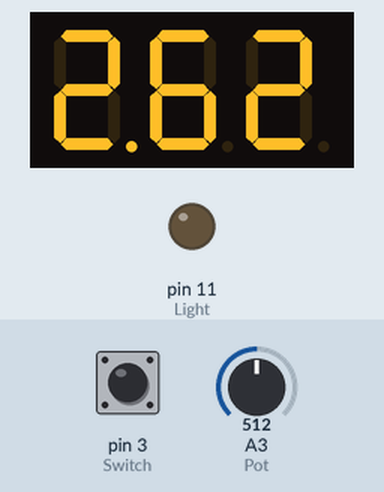
A sketch run on a simulated Arduino Mega 2560, built with avr-gcc and run on an emulated ATmega2560. Parts: 3-digit seven-segment display, output pins drawn as LEDs (lit = HIGH). The inputs (shaded band) are chosen by the test bench; at power-on: pin 3 (Switch) HIGH, A3 (Pot) = 512.

Above: at 1.2 s.
1.3 s: pin 3 (Switch) pulled LOW for 0.15 s
At 1.9 s:
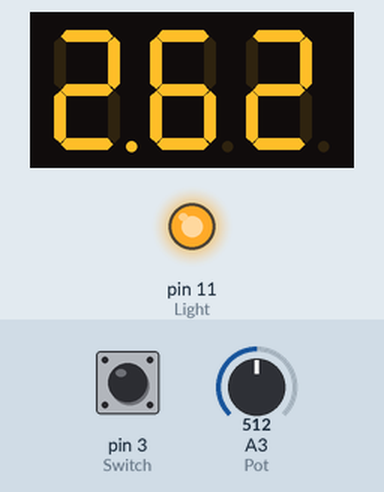
4.4 s: A3 (Pot) set to 716
At 5.5 s:
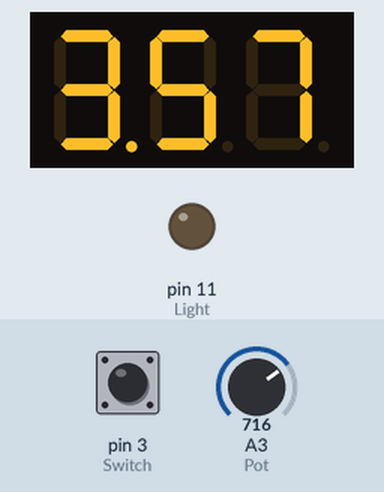
5.9 s: A3 (Pot) set to 900
At 6.6 s:
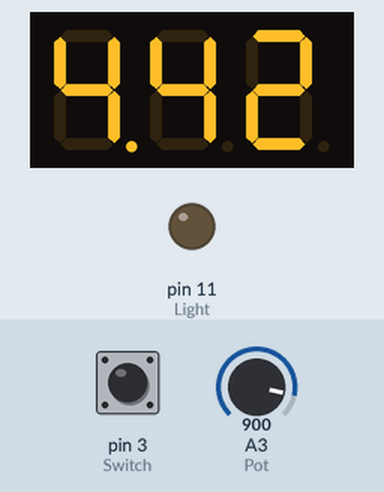
7.4 s: pin 3 (Switch) pulled LOW for 1 s
At 7.8 s:
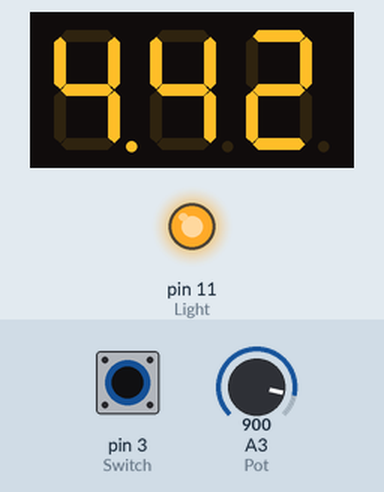
11.4 s: A3 (Pot) set to 1010
At 12.1 s:
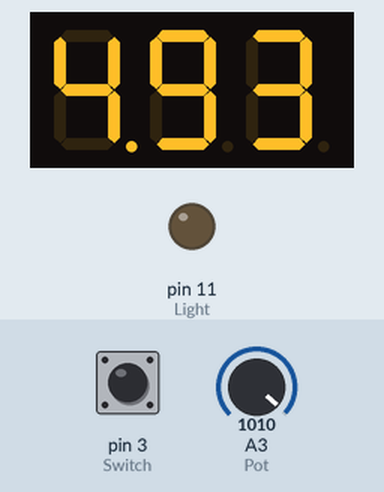
Timing chart, 0 to 14.3 s (numbered marks = the images above; inputs shaded):
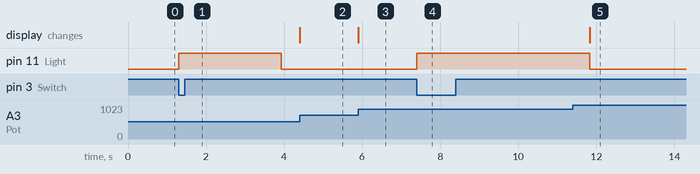

Measured:
- after the input at 1.3 s, pin 11 (Light): LOW → HIGH at once, → LOW 2.6 s later
- after the input at 4.4 s, the display: changes at once (image 2)
- after the input at 5.9 s, the display: changes at once (image 3)
- after the input at 7.4 s, pin 11 (Light): LOW → HIGH at once
- after the input at 11.4 s, the display: changes after 0.43 s (image 5)

The sketch:

LED_Testing_Timer.ino
```cpp
#include <SevSeg.h>
#include <math.h>

//Pins for testing using an Arduino Mega
//Pins for 7-Segment Display
#define A  53
#define B  51
#define C  49
#define D  47
#define E  45
#define F  43
#define G 41
#define DP 39
#define One 52
#define Two 50
#define Three 48

//Pins for other functions
#define Pot A3
#define Light 11
#define Switch 3

//Initializations
SevSeg timeDisplay;
int duration = 500; //light duration in milliseconds
volatile boolean flag = false; //Interrupt signal to run light routine

void setup() {
  // put your setup code here, to run once:
   pinMode(A, OUTPUT);
   pinMode(B, OUTPUT);
   pinMode(C, OUTPUT);
   pinMode(D, OUTPUT);
   pinMode(E, OUTPUT);
   pinMode(F, OUTPUT);
   pinMode(G, OUTPUT);
   pinMode(DP, OUTPUT);
   pinMode(One, OUTPUT);
   pinMode(Two, OUTPUT);
   pinMode(Three, OUTPUT);
   pinMode(Pot, INPUT); //analog
   pinMode(Light, OUTPUT);
   pinMode(Switch, INPUT_PULLUP);
   digitalWrite(Switch, HIGH); //enables pull-up resistor
   attachInterrupt(digitalPinToInterrupt(Switch), ISR1, FALLING);

   byte numDigits = 3;
   byte digitPins[] = {One,Two,Three};
   byte segmentPins[] = {A,B,C,D,E,F,G,DP};
   timeDisplay.begin(COMMON_CATHODE, numDigits, digitPins, segmentPins);
   timeDisplay.setBrightness(30);
}

void loop() {
  PotRead(); //function that reads the potentiometer voltage value and converts it into a time. Also sets the display value.
  timeDisplay.refreshDisplay();
  if (flag == true)
  {
    Flash(); //function that turns on the light for the set amount of time.
  }
}

void PotRead(){
  int potVoltage = analogRead(Pot); //0->5V mapped to 0 ->1023
  //remap 0-1023 to time intervals 250ms ->5000s
  duration = (int)potVoltage * 4750.0/1023.0 + 250.0;
  if (duration >= 1000){
    timeDisplay.setNumber(duration/10, 2);
  }else {
      timeDisplay.setNumber(duration, 0);
  }
}

void Flash()
{
  digitalWrite(Light, HIGH);
  delay(duration);
  digitalWrite(Light,LOW);
  flag = false;
}

void ISR1(){
  flag = true;
}
```
